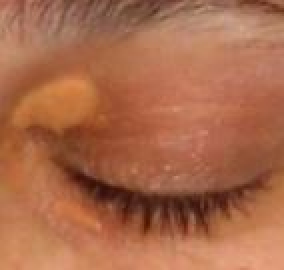
#> input picture notebook/data/Closed/_1.jpg, 142 x 135 px (shown 2 times larger); its folder holds only this picture in this run
$ jupyter execute EDA_drowsiness_detection.ipynb   (shell and % lines are left out)   (older library calls are emulated)
#> lines starting #> are read from the running program, lines starting #| are printed output that depends on the picture
Problem Statement:
This project develops a drowsiness detection system that classfies driver facial states (open/closed eyes, yawn/no yawn) using computer vision. The gaol is to detect drowsiness in real-time and trigger alerts to prevent road accidents caused by driver fatigue.

[cell 1]
import pandas as pd
import numpy as numpy
import matplotlib.pyplot as plt
import seaborn as sns
from PIL import Image
import os
import cv2
import warnings
warnings.filterwarnings('ignore')

[cell 2]
data_path='data'
classes=os.listdir(data_path)
print(f"Classes: {classes}")

[cell 3]
class_counts={}
for cls in classes:
    cls_path=os.path.join(data_path, cls)
    if os.path.isdir(cls_path):
        count=len(os.listdir(cls_path))
        class_counts[cls]=count
#> pass 2 of the loop `for cls in classes:`:
class_counts

[cell 4]
df_meta=pd.DataFrame(list(class_counts.items()), columns=['Class','Count'])
df_meta

[cell 5]
#class distribution
plt.figure(figsize=(8,5))
sns.barplot(data=df_meta, x='Class', y='Count')
plt.title("Class distribution")
plt.ylabel("Number of images")
plt.xlabel("Class")
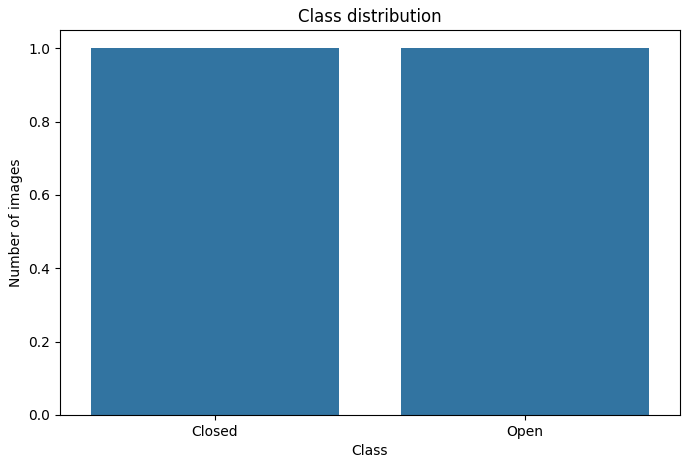
#> figure drawn by matplotlib, 1 panel

Observaton:
The dataset is well balanced across all classes with no significant imbalance

[cell 6]
#Class imbalance check
print(f"Max: {df_meta['Count'].max()}")
print(f"Min: {df_meta['Count'].min()}")
print(f"Imbalance ratio: {df_meta['Count'].max()/df_meta['Count'].min():.2f}")

[cell 7]
#sample images and extract properties
image_properties=[]

for cls in classes:
    cls_path=os.path.join(data_path,cls)
    if os.path.isdir(cls_path):
        for img_name in os.listdir(cls_path)[:50]:
            img_path=os.path.join(cls_path, img_name)
            img=cv2.imread(img_path)
#> img is the input picture: shape (135, 142, 3); mean B, G, R 74.7, 105.4, 169.7
            if img is not None:
                h,w,c=img.shape
#> h = 135; w = 142; c = 3
                image_properties.append({'class':cls, 'height':h, 'width':w, 'aspect_ratio': w/h, 'channels':c})
#> pass 2 of the loop `for cls in classes:`:
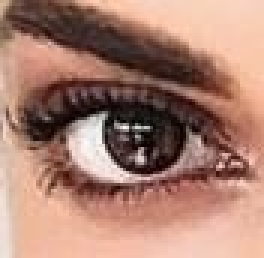
#> input picture notebook/data/Open/_1.jpg, 88 x 86 px (shown 3 times larger)
#> img is the input picture: shape (86, 88, 3); mean B, G, R 111.8, 126.4, 168
df_props=pd.DataFrame(image_properties)
#> df_props = table of 2 rows and 5 columns
df_props.describe()
#> Out = table of 8 rows and 4 columns

Observations:
- Image sizes vary widely, resizing required.
- Most images are around 480x640 as seen in the median and 75 percentile.
- Aspect ratio mostly lies between 1.0 and 1.33, pointing to consistent image orientation.

[cell 8]
#Image dimension and ascept resolution across classes
fig, axs= plt.subplots(1, 2, figsize=(14,5))

axs[0].hist(df_props['height'], bins=20, alpha=0.7, label="Height", color='blue')
axs[0].hist(df_props['width'], bins=20, alpha=0.7, label='Width', color='red')
axs[0].set_title('Image dimension distribution')
axs[0].legend()

sns.boxplot(data=df_props, x="class", y="aspect_ratio", ax=axs[1], palette='Set2')
axs[1].set_title('Aspect ratio by class')
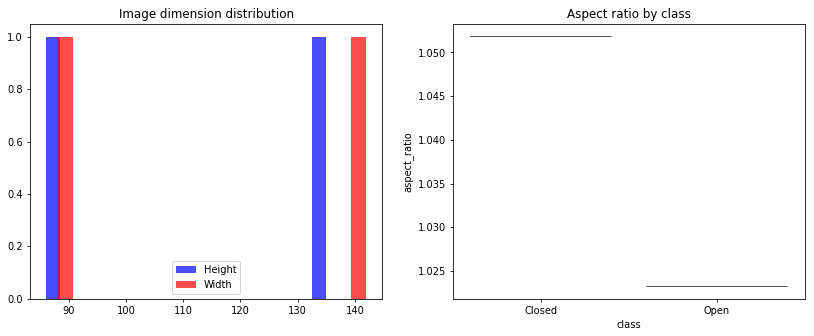
#> figure drawn by matplotlib, 2 panels

Observations:
- The dataset contrains high variability in image resolution, but the majority follow a common size pattern.
- Aspect ratio is consistent across classes

[cell 9]
#displaying sample images from each class
fig, axs= plt.subplots(len(classes), 5, figsize=(15, 3*len(classes)))

for i, cls in enumerate(classes):
    cls_path=os.path.join(data_path, cls)
    if os.path.isdir(cls_path):
        images=os.listdir(cls_path)[:5]
        for j, img_name in enumerate(images):
            img_path=os.path.join(cls_path,img_name)
            img=cv2.imread(img_path)
            img=cv2.cvtColor(img, cv2.COLOR_BGR2RGB)
#> img: shape (135, 142, 3)
            axs[i,j].imshow(img)
            axs[i,j].axis('off')
            if j==0:
                axs[i,j].set_title(f"{cls}", fontweight='bold')
#> pass 2 of the loop `for i, cls in enumerate(classes):`:
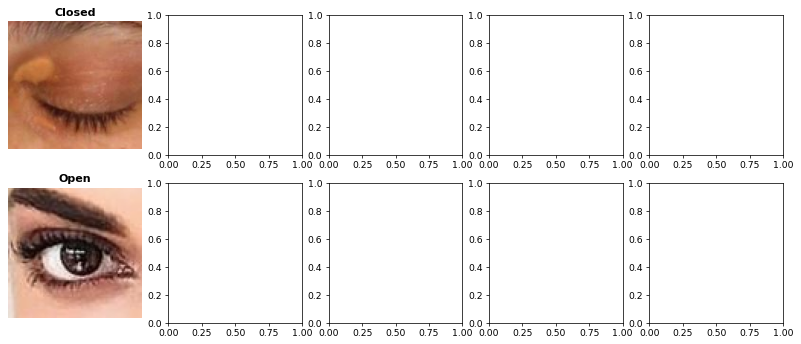
#> figure drawn by matplotlib, 2 panels

Observations:
- Closed and Open classes show clear visual difference with open and closed eyelid.
- Yawn images exhibit mout opening while no_yawn images show neutral facial expressions.
- Real world variability like light, pose and subject exists across all classes.

[cell 10]
#Analysing color intensity distribution across classes
color_stats=[]

for cls in classes:
    cls_path=os.path.join(data_path, cls)
    if os.path.isdir(cls_path):
        for img_name in os.listdir(cls_path)[:30]:
            img_path=os.path.join(cls_path, img_name)
            img=cv2.imread(img_path)
            if img is not None:
                color_stats.append({'class':cls, 'mean_blue':img[:,:,0].mean(), 'mean_green':img[:,:,1].mean(), 'mean_red':img[:,:,2].mean(), 'brightness':img.mean()})
#> pass 2 of the loop `for cls in classes:`:
df_color=pd.DataFrame(color_stats)
#> df_color = table of 2 rows and 5 columns

fig,axs=plt.subplots(1,2,figsize=(14,5))
sns.boxplot(data=df_color, x='class', y='brightness', ax=axs[0], palette='coolwarm')
axs[0].set_title('Brightness distribution by class')

df_color_melted=df_color.melt(id_vars=['class'], value_vars=['mean_red','mean_green','mean_blue'], var_name='channel', value_name='intensity')
#> df_color_melted = table of 6 rows and 3 columns
sns.boxplot(data=df_color_melted, x='class', y='intensity', hue='channel', ax=axs[1])
axs[1].set_title('RGB channel intensity by class')
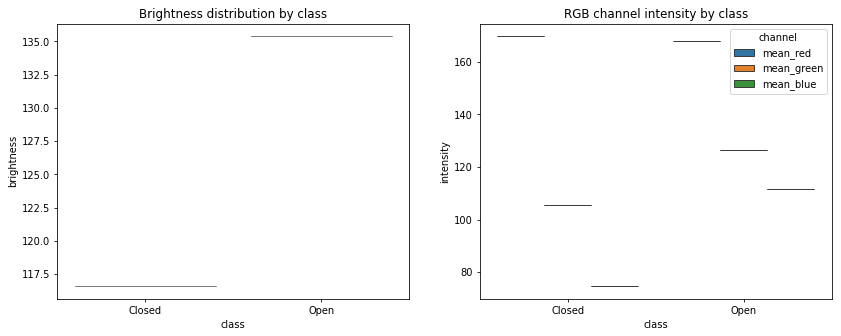
#> figure drawn by matplotlib, 2 panels

Observations:
- Images of Closed and Open class are more variable in brightness and color.
- Images of yawn and no_yawn are more consistent in both brightness and RGB.
- Red channel tends to dominate Closed and Open classes, which may affect preprocessing if we normalize images.

[cell 11]
#checking for grainy/blurry images using laplacian variance
quality_scores=[]

for cls in classes:
    cls_path=os.path.join(data_path,cls)
    if os.path.isdir(cls_path):
        for image_name in os.listdir(cls_path)[:50]:
            img_path=os.path.join(cls_path, image_name)
            img=cv2.imread(img_path, cv2.IMREAD_GRAYSCALE)
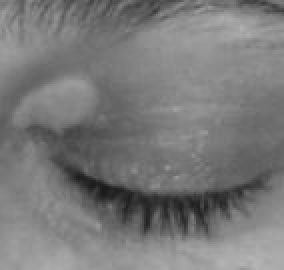
#> img: shape (135, 142) (shown 2 times larger); min 26, max 181, mean 121.1
            if img is not None:
                laplacian_var=cv2.Laplacian(img, cv2.CV_64F).var()
#> laplacian_var = 63.02
                quality_scores.append({'class':cls,'sharpness_score':laplacian_var})
#> pass 2 of the loop `for cls in classes:`:
#> `img=cv2.imread(img_path, cv2.IMREAD_GRAYSCALE)`:
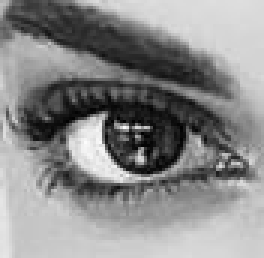
#> img: shape (86, 88) (shown 3 times larger); min 0, max 252, mean 137.2
#> laplacian_var = 1535
df_quality=pd.DataFrame(quality_scores)
#> df_quality = table of 2 rows and 2 columns

plt.figure(figsize=(10,5))
sns.boxplot(data=df_quality,x='class',y='sharpness_score', palette='muted')
plt.title('Image sharpness by Class (Higher=Sharper)')
plt.ylabel('Laplacian Variance')
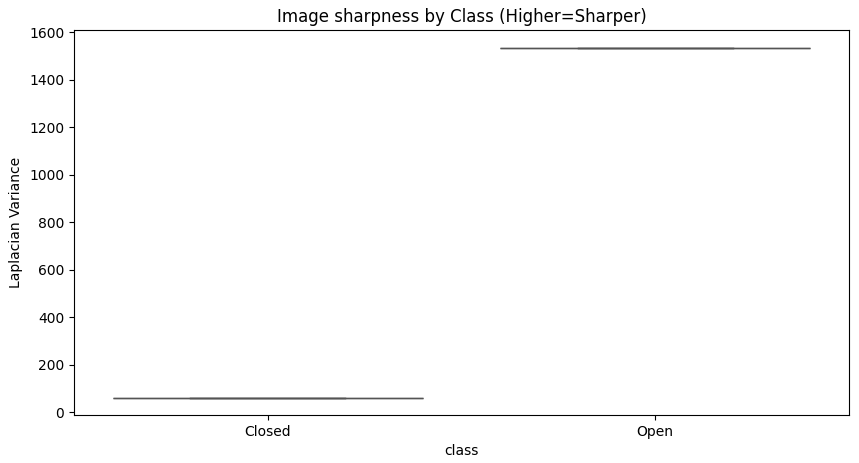
#> figure drawn by matplotlib, 1 panel
